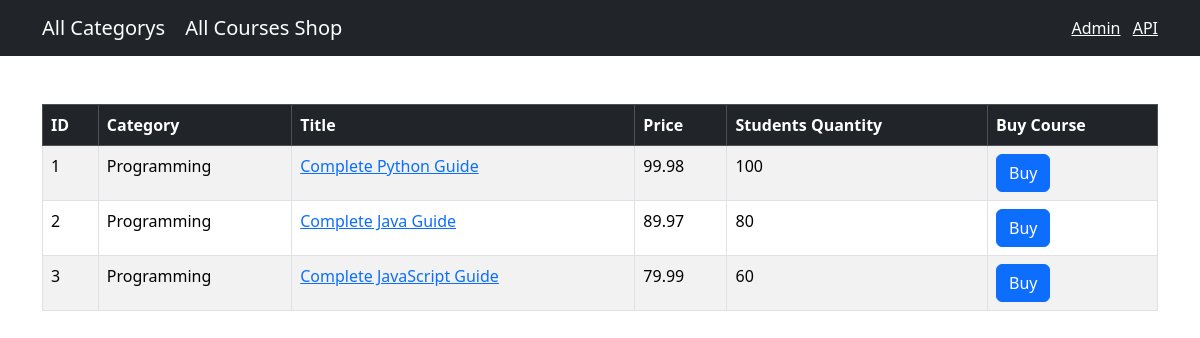
Page /shop/category_selected/id=1 on the earlier database version.
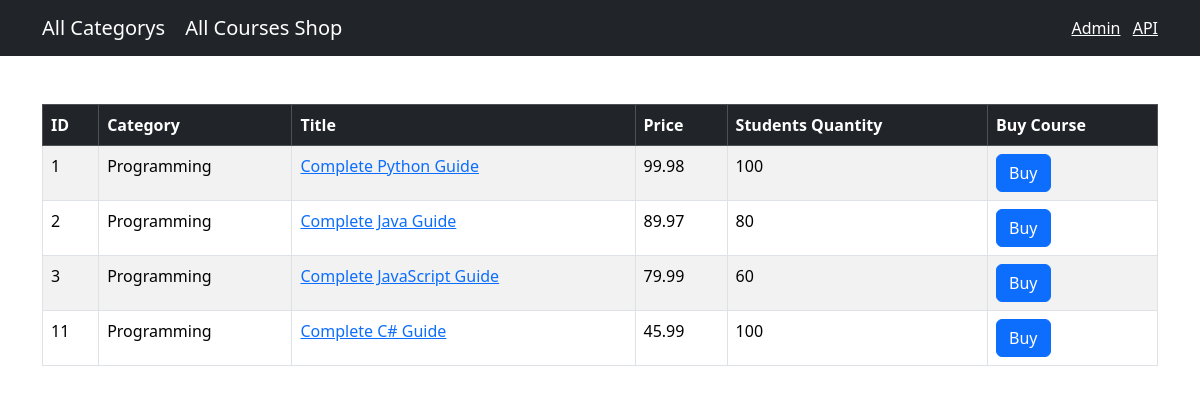
Same page on the later database version.
### shop/models.py (models this page shows, shortened)
class Course(models.Model):
    title = models.CharField(max_length=300)
    price = models.FloatField()
    students_qty = models.IntegerField()
    reviews_qty = models.IntegerField()
    category = models.ForeignKey(Category, on_delete=models.CASCADE)
    created_at = models.DateTimeField(default=timezone.now)

class Category(models.Model):
    title = models.CharField(max_length=255)
    created_at = models.DateTimeField(default=timezone.now)
    def __str__(self):
        return self.title  # adugam metoda magica ca sa vedem denumirea titlului in partea de admin

### shop/views.py (the view)
# urls.py: path('category_selected/id=<int:category_id>', views.category_selected, name='category_selected')
def category_selected(request, category_id):
    courses = Course.objects.filter(category_id=category_id)
    return render(request, 'shop/category_selected.html', {'courses': courses})

### templates/shop/category_selected.html (shortened to what this page needs)
{% extends 'base.html' %}
{% block content %}
<table class="table mt-5 table-bordered table-striped table-hover">
    <thead class="table-dark">
    <tr>
        <th>ID</th>
        <th>Category</th>
        <th>Title</th>
        <th>Price</th>
        <th>Students Quantity</th>
        <th>Buy Course</th>
    </tr>
    </thead>
    <tbody>
    {% for course in courses %}
    <tr>
        <td>{{course.id}}</td>
        <td>{{course.category}}</td>
        <td>
            <a href={% url "shop:course_selected" course.id %}>{{course.title}}</a>
        </td>
        <td>{{course.price}}</td>
        <td>{{course.students_qty}}</td>
        <td>
            <button class="btn btn-primary">Buy</button>
        </td>
    </tr>
    {% endfor %}
    </tbody>
</table>
{% endblock %}

Differences in the rows shown:
added Course: id "11", category "Programming", title "Complete C# Guide", price "45.99", students_qty "100"
